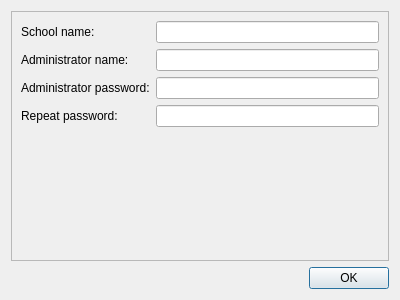
<?xml version="1.0" encoding="UTF-8"?>
<ui version="4.0">
 <class>serverSetup</class>
 <widget class="QDialog" name="serverSetup">
  <property name="geometry">
   <rect>
    <x>0</x>
    <y>0</y>
    <width>400</width>
    <height>300</height>
   </rect>
  </property>
  <property name="windowTitle">
   <string>Server setup</string>
  </property>
  <layout class="QGridLayout" name="gridLayout">
   <item row="0" column="0">
    <widget class="QFrame" name="form">
     <property name="frameShape">
      <enum>QFrame::StyledPanel</enum>
     </property>
     <property name="frameShadow">
      <enum>QFrame::Raised</enum>
     </property>
     <layout class="QFormLayout" name="formLayout">
      <item row="0" column="0">
       <widget class="QLabel" name="schoolNameLabel">
        <property name="text">
         <string>School name:</string>
        </property>
       </widget>
      </item>
      <item row="0" column="1">
       <widget class="QLineEdit" name="schoolNameEdit">
        <property name="maxLength">
         <number>64</number>
        </property>
       </widget>
      </item>
      <item row="1" column="0">
       <widget class="QLabel" name="adminNameLabel">
        <property name="text">
         <string>Administrator name:</string>
        </property>
       </widget>
      </item>
      <item row="1" column="1">
       <widget class="QLineEdit" name="adminNameEdit">
        <property name="maxLength">
         <number>32</number>
        </property>
       </widget>
      </item>
      <item row="2" column="0">
       <widget class="QLabel" name="adminPasswordLabel">
        <property name="text">
         <string>Administrator password:</string>
        </property>
       </widget>
      </item>
      <item row="2" column="1">
       <widget class="QLineEdit" name="adminPasswordEdit">
        <property name="maxLength">
         <number>32</number>
        </property>
        <property name="echoMode">
         <enum>QLineEdit::Password</enum>
        </property>
       </widget>
      </item>
      <item row="3" column="1">
       <widget class="QLineEdit" name="repeatPasswordEdit">
        <property name="maxLength">
         <number>32</number>
        </property>
        <property name="echoMode">
         <enum>QLineEdit::Password</enum>
        </property>
       </widget>
      </item>
      <item row="3" column="0">
       <widget class="QLabel" name="repeatPasswordLabel">
        <property name="text">
         <string>Repeat password:</string>
        </property>
       </widget>
      </item>
     </layout>
    </widget>
   </item>
   <item row="2" column="0">
    <widget class="QFrame" name="buttonsFrame">
     <property name="sizePolicy">
      <sizepolicy hsizetype="Preferred" vsizetype="Fixed">
       <horstretch>0</horstretch>
       <verstretch>0</verstretch>
      </sizepolicy>
     </property>
     <property name="frameShape">
      <enum>QFrame::NoFrame</enum>
     </property>
     <property name="frameShadow">
      <enum>QFrame::Plain</enum>
     </property>
     <layout class="QHBoxLayout" name="horizontalLayout">
      <property name="leftMargin">
       <number>0</number>
      </property>
      <property name="topMargin">
       <number>0</number>
      </property>
      <property name="rightMargin">
       <number>0</number>
      </property>
      <property name="bottomMargin">
       <number>0</number>
      </property>
      <item alignment="Qt::AlignRight">
       <widget class="QPushButton" name="okButton">
        <property name="sizePolicy">
         <sizepolicy hsizetype="Fixed" vsizetype="Fixed">
          <horstretch>0</horstretch>
          <verstretch>0</verstretch>
         </sizepolicy>
        </property>
        <property name="text">
         <string notr="true">OK</string>
        </property>
       </widget>
      </item>
     </layout>
    </widget>
   </item>
  </layout>
 </widget>
 <resources/>
 <connections/>
</ui>
